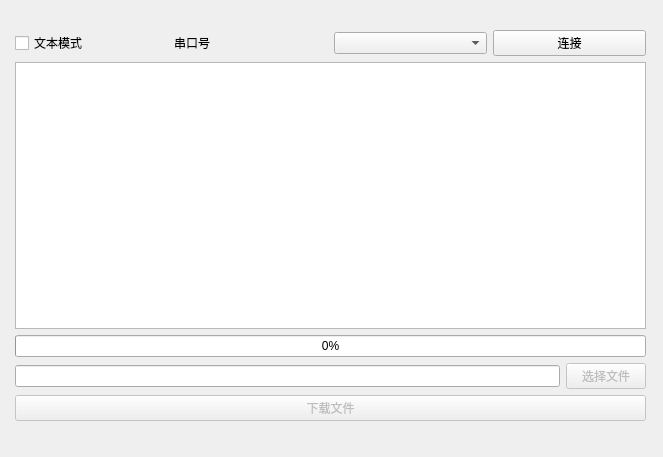
<?xml version="1.0" encoding="UTF-8"?>
<ui version="4.0">
 <class>MainWindow</class>
 <widget class="QMainWindow" name="MainWindow">
  <property name="geometry">
   <rect>
    <x>0</x>
    <y>0</y>
    <width>663</width>
    <height>457</height>
   </rect>
  </property>
  <property name="windowTitle">
   <string>MainWindow</string>
  </property>
  <widget class="QWidget" name="centralWidget">
   <widget class="QWidget" name="verticalLayoutWidget_2">
    <property name="geometry">
     <rect>
      <x>10</x>
      <y>20</y>
      <width>641</width>
      <height>421</height>
     </rect>
    </property>
    <layout class="QVBoxLayout" name="verticalLayout">
     <property name="sizeConstraint">
      <enum>QLayout::SetDefaultConstraint</enum>
     </property>
     <property name="leftMargin">
      <number>5</number>
     </property>
     <property name="topMargin">
      <number>10</number>
     </property>
     <property name="rightMargin">
      <number>5</number>
     </property>
     <property name="bottomMargin">
      <number>20</number>
     </property>
     <item>
      <layout class="QHBoxLayout" name="horizontalLayout_3">
       <item>
        <widget class="QCheckBox" name="checkBox">
         <property name="text">
          <string>文本模式</string>
         </property>
        </widget>
       </item>
       <item>
        <widget class="QLabel" name="label">
         <property name="text">
          <string>串口号</string>
         </property>
        </widget>
       </item>
       <item>
        <widget class="QComboBox" name="comboBox"/>
       </item>
       <item>
        <widget class="QPushButton" name="btnConnect">
         <property name="text">
          <string>连接</string>
         </property>
        </widget>
       </item>
      </layout>
     </item>
     <item>
      <widget class="QTextBrowser" name="textBrowser"/>
     </item>
     <item>
      <layout class="QHBoxLayout" name="horizontalLayout_2"/>
     </item>
     <item>
      <widget class="QProgressBar" name="progressBar">
       <property name="value">
        <number>0</number>
       </property>
      </widget>
     </item>
     <item>
      <layout class="QHBoxLayout" name="horizontalLayout">
       <item>
        <widget class="QLineEdit" name="lineEdit"/>
       </item>
       <item>
        <widget class="QPushButton" name="btnChooseFile">
         <property name="enabled">
          <bool>false</bool>
         </property>
         <property name="text">
          <string>选择文件</string>
         </property>
        </widget>
       </item>
      </layout>
     </item>
     <item>
      <widget class="QPushButton" name="btnDownload">
       <property name="enabled">
        <bool>false</bool>
       </property>
       <property name="text">
        <string>下载文件</string>
       </property>
      </widget>
     </item>
    </layout>
   </widget>
  </widget>
 </widget>
 <layoutdefault spacing="6" margin="11"/>
 <resources/>
 <connections/>
</ui>
